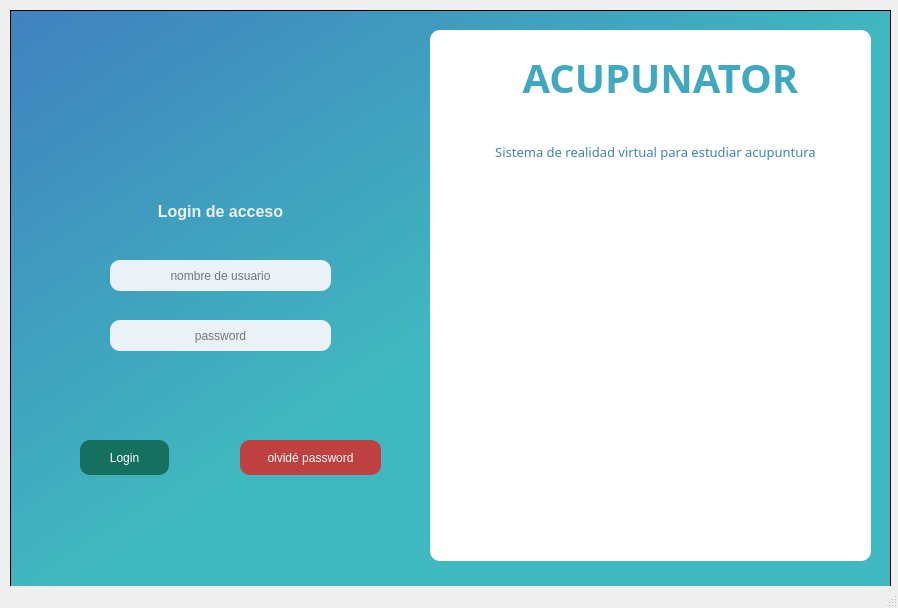
<?xml version="1.0" encoding="UTF-8"?>
<ui version="4.0">
 <class>MainWindow</class>
 <widget class="QMainWindow" name="MainWindow">
  <property name="geometry">
   <rect>
    <x>0</x>
    <y>0</y>
    <width>898</width>
    <height>608</height>
   </rect>
  </property>
  <property name="windowTitle">
   <string>Login de acceso</string>
  </property>
  <widget class="QWidget" name="centralwidget">
   <widget class="QFrame" name="frame">
    <property name="geometry">
     <rect>
      <x>10</x>
      <y>10</y>
      <width>881</width>
      <height>581</height>
     </rect>
    </property>
    <property name="styleSheet">
     <string notr="true">QFrame{
	
	background-color: qlineargradient(spread:pad, x1:0, y1:0, x2:1, y2:1, stop:0 rgba(64, 129, 191, 255), stop:0.524752 rgba(64, 184, 191, 255));
}</string>
    </property>
    <property name="frameShape">
     <enum>QFrame::StyledPanel</enum>
    </property>
    <property name="frameShadow">
     <enum>QFrame::Raised</enum>
    </property>
    <widget class="QFrame" name="frame_2">
     <property name="geometry">
      <rect>
       <x>420</x>
       <y>20</y>
       <width>441</width>
       <height>531</height>
      </rect>
     </property>
     <property name="styleSheet">
      <string notr="true">background-color:rgb(255, 255, 255);
border-radius:10px;</string>
     </property>
     <property name="frameShape">
      <enum>QFrame::StyledPanel</enum>
     </property>
     <property name="frameShadow">
      <enum>QFrame::Raised</enum>
     </property>
     <widget class="QLabel" name="tindal">
      <property name="geometry">
       <rect>
        <x>0</x>
        <y>0</y>
        <width>441</width>
        <height>531</height>
       </rect>
      </property>
      <property name="styleSheet">
       <string notr="true">background-color:none;</string>
      </property>
      <property name="text">
       <string/>
      </property>
      <property name="pixmap">
       <pixmap>../img/tindaleffect.gif</pixmap>
      </property>
      <property name="alignment">
       <set>Qt::AlignCenter</set>
      </property>
     </widget>
     <widget class="QLabel" name="label_7">
      <property name="geometry">
       <rect>
        <x>150</x>
        <y>220</y>
        <width>141</width>
        <height>131</height>
       </rect>
      </property>
      <property name="styleSheet">
       <string notr="true">background-color:none;</string>
      </property>
      <property name="text">
       <string/>
      </property>
      <property name="pixmap">
       <pixmap>../img/medicamento.png</pixmap>
      </property>
      <property name="alignment">
       <set>Qt::AlignCenter</set>
      </property>
     </widget>
     <widget class="QLabel" name="header_2">
      <property name="geometry">
       <rect>
        <x>70</x>
        <y>20</y>
        <width>321</width>
        <height>51</height>
       </rect>
      </property>
      <property name="font">
       <font>
        <family>Ubuntu Condensed</family>
        <pointsize>30</pointsize>
       </font>
      </property>
      <property name="styleSheet">
       <string notr="true">color: rgb(64, 168, 191);
background-color:none;</string>
      </property>
      <property name="text">
       <string>&lt;html&gt;&lt;head/&gt;&lt;body&gt;&lt;p&gt;&lt;span style=&quot; font-weight:600;&quot;&gt;ACUPUNATOR&lt;/span&gt;&lt;/p&gt;&lt;/body&gt;&lt;/html&gt;</string>
      </property>
      <property name="alignment">
       <set>Qt::AlignBottom|Qt::AlignHCenter</set>
      </property>
     </widget>
     <widget class="QLabel" name="header">
      <property name="geometry">
       <rect>
        <x>60</x>
        <y>110</y>
        <width>331</width>
        <height>21</height>
       </rect>
      </property>
      <property name="font">
       <font>
        <family>Ubuntu Condensed</family>
        <pointsize>30</pointsize>
       </font>
      </property>
      <property name="styleSheet">
       <string notr="true">color: rgb(64, 129, 191);
background-color:none;</string>
      </property>
      <property name="text">
       <string>&lt;html&gt;&lt;head/&gt;&lt;body&gt;&lt;p align=&quot;center&quot;&gt;&lt;span style=&quot; font-size:10pt;&quot;&gt;Sistema de realidad virtual para estudiar acupuntura&lt;/span&gt;&lt;/p&gt;&lt;/body&gt;&lt;/html&gt;</string>
      </property>
      <property name="alignment">
       <set>Qt::AlignBottom|Qt::AlignHCenter</set>
      </property>
     </widget>
    </widget>
    <widget class="QLineEdit" name="user_input">
     <property name="geometry">
      <rect>
       <x>100</x>
       <y>250</y>
       <width>221</width>
       <height>31</height>
      </rect>
     </property>
     <property name="styleSheet">
      <string notr="true">background-color:rgb(234, 241, 247);
border-radius:10px;</string>
     </property>
     <property name="text">
      <string/>
     </property>
     <property name="alignment">
      <set>Qt::AlignCenter</set>
     </property>
     <property name="placeholderText">
      <string>nombre de usuario</string>
     </property>
    </widget>
    <widget class="QLineEdit" name="password_input">
     <property name="geometry">
      <rect>
       <x>100</x>
       <y>310</y>
       <width>221</width>
       <height>31</height>
      </rect>
     </property>
     <property name="styleSheet">
      <string notr="true">background-color:rgb(234, 241, 247);
border-radius:10px;</string>
     </property>
     <property name="text">
      <string/>
     </property>
     <property name="echoMode">
      <enum>QLineEdit::Password</enum>
     </property>
     <property name="alignment">
      <set>Qt::AlignCenter</set>
     </property>
     <property name="placeholderText">
      <string>password</string>
     </property>
    </widget>
    <widget class="QLabel" name="label_5">
     <property name="geometry">
      <rect>
       <x>130</x>
       <y>186</y>
       <width>161</width>
       <height>31</height>
      </rect>
     </property>
     <property name="styleSheet">
      <string notr="true">background-color:none;
color: rgb(238, 238, 236);</string>
     </property>
     <property name="text">
      <string>&lt;html&gt;&lt;head/&gt;&lt;body&gt;&lt;p&gt;&lt;span style=&quot; font-size:12pt; font-weight:600;&quot;&gt; Login de acceso&lt;/span&gt;&lt;/p&gt;&lt;/body&gt;&lt;/html&gt;</string>
     </property>
     <property name="alignment">
      <set>Qt::AlignCenter</set>
     </property>
    </widget>
    <widget class="QLabel" name="label_2">
     <property name="geometry">
      <rect>
       <x>10</x>
       <y>310</y>
       <width>67</width>
       <height>31</height>
      </rect>
     </property>
     <property name="styleSheet">
      <string notr="true">background-color:none;</string>
     </property>
     <property name="text">
      <string/>
     </property>
     <property name="pixmap">
      <pixmap>../img/lock.png</pixmap>
     </property>
     <property name="alignment">
      <set>Qt::AlignCenter</set>
     </property>
    </widget>
    <widget class="QLabel" name="label">
     <property name="geometry">
      <rect>
       <x>10</x>
       <y>250</y>
       <width>67</width>
       <height>31</height>
      </rect>
     </property>
     <property name="styleSheet">
      <string notr="true">background-color:none;</string>
     </property>
     <property name="text">
      <string/>
     </property>
     <property name="pixmap">
      <pixmap>../img/user.png</pixmap>
     </property>
     <property name="alignment">
      <set>Qt::AlignCenter</set>
     </property>
    </widget>
    <widget class="QPushButton" name="login_btn">
     <property name="geometry">
      <rect>
       <x>70</x>
       <y>430</y>
       <width>89</width>
       <height>35</height>
      </rect>
     </property>
     <property name="styleSheet">
      <string notr="true">background-color: rgb(22, 112, 96);
color: rgb(255, 255, 255);
border-radius:10px;</string>
     </property>
     <property name="text">
      <string>Login</string>
     </property>
    </widget>
    <widget class="QPushButton" name="password_btn">
     <property name="geometry">
      <rect>
       <x>230</x>
       <y>430</y>
       <width>141</width>
       <height>35</height>
      </rect>
     </property>
     <property name="styleSheet">
      <string notr="true">background-color: rgb(191, 64, 64);
color: rgb(255, 255, 255);
border-radius:10px;</string>
     </property>
     <property name="text">
      <string>olvidé password</string>
     </property>
    </widget>
    <widget class="QLabel" name="label_alert">
     <property name="geometry">
      <rect>
       <x>76</x>
       <y>380</y>
       <width>261</width>
       <height>20</height>
      </rect>
     </property>
     <property name="styleSheet">
      <string notr="true">color: rgb(234, 241, 247);
background-color:none;
</string>
     </property>
     <property name="text">
      <string/>
     </property>
     <property name="alignment">
      <set>Qt::AlignCenter</set>
     </property>
    </widget>
   </widget>
  </widget>
  <widget class="QStatusBar" name="statusbar"/>
 </widget>
 <resources/>
 <connections/>
</ui>
